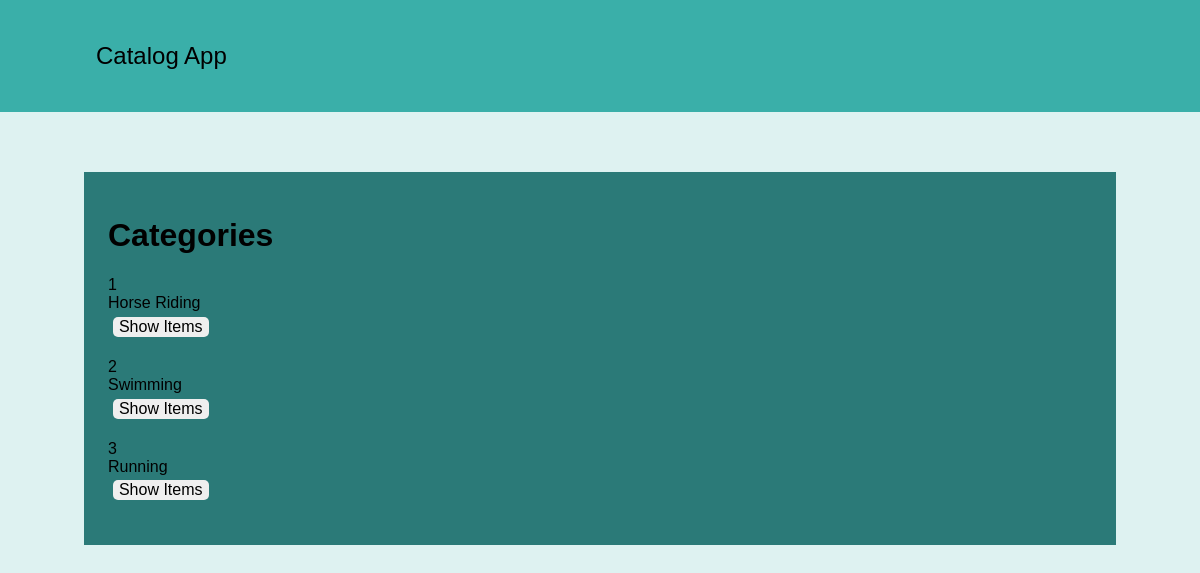
/categories, run on an earlier commit of the app's database.
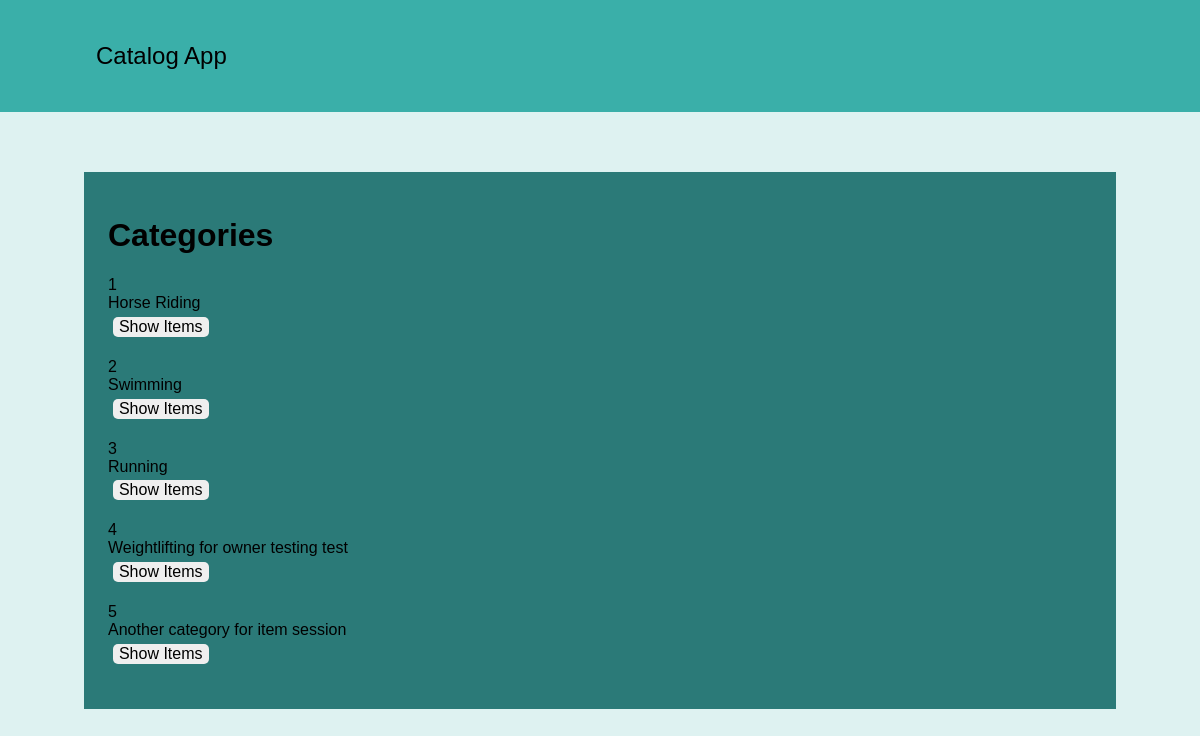
And on a later commit of the database.
### database_setup.py (models this page shows, shortened)
class Category(Base):
    __tablename__ = 'category'
    id = Column(Integer, primary_key=True)
    name = Column(String(80), nullable=False)
    user_id = Column(Integer, ForeignKey('user.id'))
    user = relationship(User)

### application.py (the view)
@app.route('/categories')
def showCategories():
    session = create_session()
    categories = session.query(Category).all()
    if 'username' not in login_session:
        state = generateState()
        return render_template('publicCategories.html',
                               STATE=state,
                               categories=categories)
    return render_template('categories.html',
                           categories=categories)

### application.py (called while the page is built)
def create_session():
    engine = create_engine('sqlite:///items_catalog.db')
    Base.metadata.bind = engine
    DBSession = sessionmaker(bind=engine)
    session = DBSession()
    return session

def generateState():
    state = ''.join(
        random.choice(string.ascii_uppercase + string.digits)
        for x in range(32))
    login_session['state'] = state
    return state

### templates/publicCategories.html (shortened to what this page needs)
<html>
<head>
  <link rel="stylesheet" type="text/css" href="{{ url_for('static', filename='styles.css') }}">
  <link rel="stylesheet" type="text/css" href="{{ url_for('static', filename='styles.css') }}">
</head>
  <body>
    <div class="up-bar">
      <div class="title">
          Catalog App
      </div>
    </div>
  <div class="container darkblue-box">
  			<h1>Categories</h1>
  		{% for category in categories %}
        <ul>
    			<li>{{category.id}}</li>
    			<li>{{category.name}}</li>
  			  <li>
      			<a href = '{{url_for("showItems", category_id = category.id) }}'><button>Show Items</button></a>
          </li>
      </ul>
  		{% endfor %}
  		</div>
</body>
</html>

### static/styles.css (style rules this page uses)
body { font-family: Arial, Helvetica Neue, Helvetica, sans-serif; margin: 0; background-color: #def2f1; }
button { margin: 0.5%; border: none; color: black; text-decoration: none; font-size: 1em; border-radius: 5px; }
a { text-decoration: none; color: #def2f1; }
ul { list-style-type: none; padding: 0; }
.up-bar { width: 100%; display: inline-block; background-color: #3aafa9; padding-top: 3.5%; padding-bottom: 3.5%; }
.title { float: left; text-align: left; width:42%; font-size: 1.5em; padding-left: 8%; }
.container { display: inline-block; width: 82%; margin-left: 7%; margin-right: 7%; padding: 2%; margin-top: 5%; }
.darkblue-box { background-color: #2b7a78; }

What changed in the data, as far as the page shows it:
added Category: id "4", name "Weightlifting for owner testing test"
added Category: id "5", name "Another category for item session"
